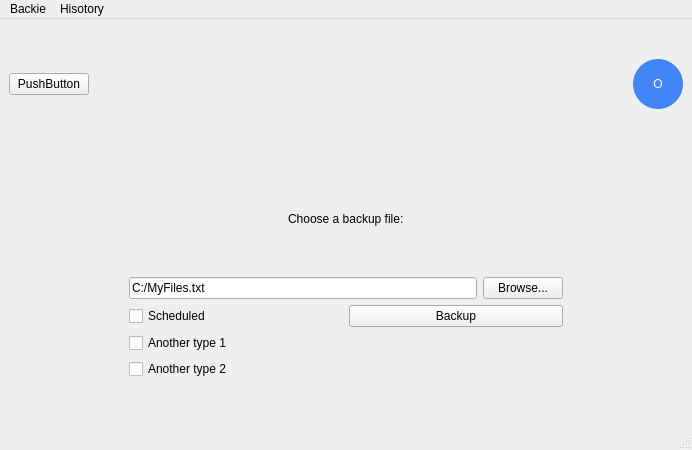
<?xml version="1.0" encoding="UTF-8"?>
<ui version="4.0">
 <class>MainWindow</class>
 <widget class="QMainWindow" name="MainWindow">
  <property name="geometry">
   <rect>
    <x>0</x>
    <y>0</y>
    <width>692</width>
    <height>450</height>
   </rect>
  </property>
  <property name="sizePolicy">
   <sizepolicy hsizetype="Fixed" vsizetype="Fixed">
    <horstretch>0</horstretch>
    <verstretch>0</verstretch>
   </sizepolicy>
  </property>
  <property name="windowTitle">
   <string>MainWindow</string>
  </property>
  <widget class="QWidget" name="centralwidget">
   <property name="sizePolicy">
    <sizepolicy hsizetype="Preferred" vsizetype="Preferred">
     <horstretch>0</horstretch>
     <verstretch>0</verstretch>
    </sizepolicy>
   </property>
   <layout class="QGridLayout" name="gridLayout">
    <item row="4" column="0">
     <layout class="QHBoxLayout" name="horizontalLayout_2">
      <item>
       <layout class="QVBoxLayout" name="verticalLayout_4">
        <property name="sizeConstraint">
         <enum>QLayout::SetDefaultConstraint</enum>
        </property>
        <item>
         <widget class="QPushButton" name="pushButton_2">
          <property name="sizePolicy">
           <sizepolicy hsizetype="Fixed" vsizetype="Fixed">
            <horstretch>0</horstretch>
            <verstretch>0</verstretch>
           </sizepolicy>
          </property>
          <property name="text">
           <string>PushButton</string>
          </property>
         </widget>
        </item>
        <item>
         <spacer name="horizontalSpacer_2">
          <property name="orientation">
           <enum>Qt::Horizontal</enum>
          </property>
          <property name="sizeHint" stdset="0">
           <size>
            <width>40</width>
            <height>20</height>
           </size>
          </property>
         </spacer>
        </item>
       </layout>
      </item>
      <item>
       <layout class="QGridLayout" name="gridLayout_2">
        <property name="sizeConstraint">
         <enum>QLayout::SetFixedSize</enum>
        </property>
        <property name="spacing">
         <number>6</number>
        </property>
        <item row="1" column="1">
         <widget class="QPushButton" name="pushButton">
          <property name="sizePolicy">
           <sizepolicy hsizetype="Fixed" vsizetype="Fixed">
            <horstretch>0</horstretch>
            <verstretch>0</verstretch>
           </sizepolicy>
          </property>
          <property name="styleSheet">
           <string notr="true">QPushButton {
    border: none;            /* Remove border */
    border-radius: 25px;     /* Adjust to half of your button's size to make it circular */
    background-color: #4285F4; /* Google blue color, you can adjust this */
    color: white;            /* Font color */
    min-width: 50px;         /* Adjust based on your desired size */
    max-width: 50px;         /* Ensure it's the same as min-width */
    min-height: 50px;        /* Adjust based on your desired size */
    max-height: 50px;        /* Ensure it's the same as min-height */
}

QPushButton:hover {
    background-color: #357ABD; /* Darker blue color for hover effect */
}
</string>
          </property>
          <property name="text">
           <string>O</string>
          </property>
         </widget>
        </item>
        <item row="2" column="1">
         <spacer name="verticalSpacer">
          <property name="orientation">
           <enum>Qt::Vertical</enum>
          </property>
          <property name="sizeType">
           <enum>QSizePolicy::Preferred</enum>
          </property>
          <property name="sizeHint" stdset="0">
           <size>
            <width>20</width>
            <height>20</height>
           </size>
          </property>
         </spacer>
        </item>
        <item row="1" column="0">
         <spacer name="horizontalSpacer">
          <property name="orientation">
           <enum>Qt::Horizontal</enum>
          </property>
          <property name="sizeType">
           <enum>QSizePolicy::Preferred</enum>
          </property>
          <property name="sizeHint" stdset="0">
           <size>
            <width>20</width>
            <height>20</height>
           </size>
          </property>
         </spacer>
        </item>
       </layout>
      </item>
     </layout>
    </item>
    <item row="5" column="0">
     <layout class="QVBoxLayout" name="verticalLayout">
      <item>
       <layout class="QVBoxLayout" name="verticalLayout_5">
        <item>
         <layout class="QHBoxLayout" name="horizontalLayout_7">
          <item>
           <spacer name="horizontalSpacer_3">
            <property name="orientation">
             <enum>Qt::Horizontal</enum>
            </property>
            <property name="sizeHint" stdset="0">
             <size>
              <width>40</width>
              <height>20</height>
             </size>
            </property>
           </spacer>
          </item>
          <item>
           <widget class="QLabel" name="label">
            <property name="text">
             <string>Choose a backup file:</string>
            </property>
           </widget>
          </item>
          <item>
           <spacer name="horizontalSpacer_4">
            <property name="orientation">
             <enum>Qt::Horizontal</enum>
            </property>
            <property name="sizeHint" stdset="0">
             <size>
              <width>40</width>
              <height>20</height>
             </size>
            </property>
           </spacer>
          </item>
         </layout>
        </item>
        <item>
         <layout class="QHBoxLayout" name="horizontalLayout_5">
          <item>
           <spacer name="horizontalSpacer_5">
            <property name="orientation">
             <enum>Qt::Horizontal</enum>
            </property>
            <property name="sizeType">
             <enum>QSizePolicy::Fixed</enum>
            </property>
            <property name="sizeHint" stdset="0">
             <size>
              <width>120</width>
              <height>20</height>
             </size>
            </property>
           </spacer>
          </item>
          <item>
           <layout class="QHBoxLayout" name="horizontalLayout_9">
            <item>
             <widget class="QLineEdit" name="lineEdit">
              <property name="sizePolicy">
               <sizepolicy hsizetype="Expanding" vsizetype="Fixed">
                <horstretch>0</horstretch>
                <verstretch>0</verstretch>
               </sizepolicy>
              </property>
              <property name="text">
               <string>C:/MyFiles.txt</string>
              </property>
             </widget>
            </item>
            <item>
             <widget class="QPushButton" name="pushButton_3">
              <property name="sizePolicy">
               <sizepolicy hsizetype="Fixed" vsizetype="Fixed">
                <horstretch>0</horstretch>
                <verstretch>0</verstretch>
               </sizepolicy>
              </property>
              <property name="text">
               <string>Browse...</string>
              </property>
             </widget>
            </item>
           </layout>
          </item>
          <item>
           <spacer name="horizontalSpacer_6">
            <property name="orientation">
             <enum>Qt::Horizontal</enum>
            </property>
            <property name="sizeType">
             <enum>QSizePolicy::Fixed</enum>
            </property>
            <property name="sizeHint" stdset="0">
             <size>
              <width>120</width>
              <height>20</height>
             </size>
            </property>
           </spacer>
          </item>
         </layout>
        </item>
       </layout>
      </item>
     </layout>
    </item>
    <item row="6" column="0">
     <layout class="QHBoxLayout" name="horizontalLayout_4">
      <item>
       <layout class="QHBoxLayout" name="horizontalLayout_10">
        <item>
         <spacer name="horizontalSpacer_9">
          <property name="orientation">
           <enum>Qt::Horizontal</enum>
          </property>
          <property name="sizeType">
           <enum>QSizePolicy::Fixed</enum>
          </property>
          <property name="sizeHint" stdset="0">
           <size>
            <width>120</width>
            <height>20</height>
           </size>
          </property>
         </spacer>
        </item>
        <item>
         <layout class="QGridLayout" name="gridLayout_3">
          <item row="0" column="0">
           <widget class="QCheckBox" name="checkBox">
            <property name="text">
             <string>Scheduled</string>
            </property>
           </widget>
          </item>
          <item row="1" column="0">
           <widget class="QCheckBox" name="checkBox_2">
            <property name="text">
             <string>Another type 1</string>
            </property>
           </widget>
          </item>
          <item row="3" column="0">
           <spacer name="verticalSpacer_2">
            <property name="orientation">
             <enum>Qt::Vertical</enum>
            </property>
            <property name="sizeType">
             <enum>QSizePolicy::Fixed</enum>
            </property>
            <property name="sizeHint" stdset="0">
             <size>
              <width>20</width>
              <height>40</height>
             </size>
            </property>
           </spacer>
          </item>
          <item row="0" column="1">
           <widget class="QPushButton" name="pushButton_5">
            <property name="text">
             <string>Backup</string>
            </property>
           </widget>
          </item>
          <item row="2" column="0">
           <widget class="QCheckBox" name="checkBox_3">
            <property name="text">
             <string>Another type 2</string>
            </property>
           </widget>
          </item>
         </layout>
        </item>
        <item>
         <spacer name="horizontalSpacer_7">
          <property name="orientation">
           <enum>Qt::Horizontal</enum>
          </property>
          <property name="sizeType">
           <enum>QSizePolicy::Fixed</enum>
          </property>
          <property name="sizeHint" stdset="0">
           <size>
            <width>120</width>
            <height>20</height>
           </size>
          </property>
         </spacer>
        </item>
       </layout>
      </item>
     </layout>
    </item>
   </layout>
  </widget>
  <widget class="QMenuBar" name="menubar">
   <property name="geometry">
    <rect>
     <x>0</x>
     <y>0</y>
     <width>692</width>
     <height>24</height>
    </rect>
   </property>
   <widget class="QMenu" name="menuBackie">
    <property name="title">
     <string>Backie</string>
    </property>
   </widget>
   <widget class="QMenu" name="menuHisotory">
    <property name="title">
     <string>Hisotory</string>
    </property>
   </widget>
   <addaction name="menuBackie"/>
   <addaction name="menuHisotory"/>
  </widget>
  <widget class="QStatusBar" name="statusbar"/>
 </widget>
 <resources/>
 <connections/>
</ui>
